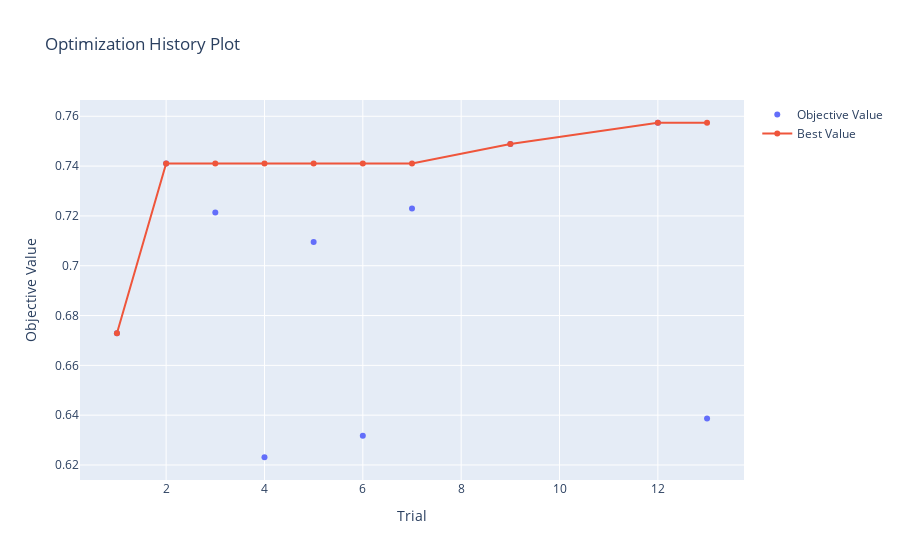

Notebook code cell kept with this figure:
### Code cell
optuna.visualization.plot_optimization_history(study)

### Figure 1 — Plotly figure (JSON) as saved in the notebook; plotly's stock layout.template omitted (floating-point values rounded to 4 significant figures)
{"data": [{"mode": "markers", "name": "Objective Value", "type": "scatter", "x": [1, 2, 3, 4, 5, 6, 7, 9, 12, 13], "y": [0.6729, 0.741, 0.7214, 0.6231, 0.7095, 0.6317, 0.723, 0.7488, 0.7574, 0.6386]}, {"name": "Best Value", "type": "scatter", "x": [1, 2, 3, 4, 5, 6, 7, 9, 12, 13], "y": [0.6729, 0.741, 0.741, 0.741, 0.741, 0.741, 0.741, 0.7488, 0.7574, 0.7574]}], "layout": {"title": {"text": "Optimization History Plot"}, "xaxis": {"title": {"text": "Trial"}}, "yaxis": {"title": {"text": "Objective Value"}}}}
